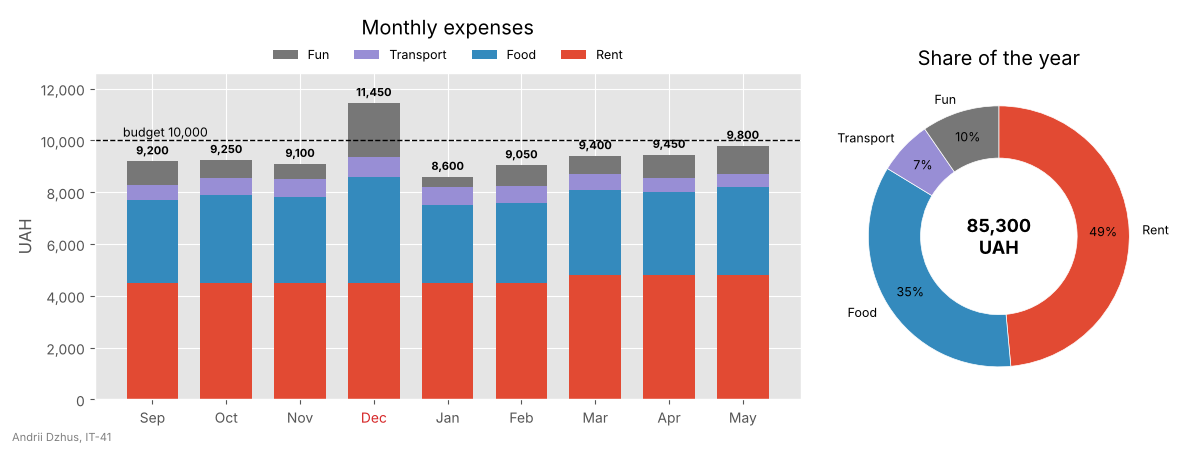

Source code (Python):
import matplotlib.pyplot as plt
import numpy as np
from matplotlib.ticker import StrMethodFormatter

STUDENT_NAME = "Andrii Dzhus"   # ім'я та прізвище транслітерацією
STUDENT_GROUP = "IT-41"   # група

months = ["Sep", "Oct", "Nov", "Dec", "Jan", "Feb", "Mar", "Apr", "May"]
# витрати студента, грн
expenses = {
    "Rent": np.array([4500, 4500, 4500, 4500, 4500, 4500, 4800, 4800, 4800]),
    "Food": np.array([3200, 3400, 3300, 4100, 3000, 3100, 3300, 3200, 3400]),
    "Transport": np.array([600, 650, 700, 750, 700, 650, 600, 550, 500]),
    "Fun": np.array([900, 700, 600, 2100, 400, 800, 700, 900, 1100]),
}
budget = 10000

plt.style.use("ggplot")

fig, (ax_bars, ax_pie) = plt.subplots(
    1, 2, figsize=(12, 4.5), gridspec_kw={"width_ratios": [2, 1]}
)

# --- ліворуч: стовпчики зі стеком ---
x = np.arange(len(months))
bottom = np.zeros(len(months))
colors = {}
for name, values in expenses.items():
    bars = ax_bars.bar(x, values, bottom=bottom, width=0.7, label=name)
    colors[name] = bars.patches[0].get_facecolor()
    bottom += values

totals = bottom
# підписи сум над останнім (верхнім) шаром стеку
ax_bars.bar_label(bars, labels=[f"{t:,.0f}" for t in totals], padding=3,
                  fontsize=8, fontweight="bold")

ax_bars.axhline(budget, color="black", linestyle="--", linewidth=1)
ax_bars.text(-0.4, budget + 150, f"budget {budget:,}", fontsize=9)

ax_bars.set_xticks(x, months)
# місяці з перевищенням бюджету - червоним
for label, total in zip(ax_bars.get_xticklabels(), totals):
    if total > budget:
        label.set_color("tab:red")

ax_bars.set_ylim(0, totals.max() * 1.1)
ax_bars.yaxis.set_major_formatter(StrMethodFormatter("{x:,.0f}"))
ax_bars.set_ylabel("UAH")
ax_bars.set_title("Monthly expenses", pad=28)

# легенда у зворотному порядку: як шари стеку, згори вниз
handles, labels = ax_bars.get_legend_handles_labels()
ax_bars.legend(handles[::-1], labels[::-1], loc="lower center",
               bbox_to_anchor=(0.5, 1.0), ncol=4, frameon=False, fontsize=9)

# --- праворуч: кільцева діаграма за весь рік ---
year_totals = {name: values.sum() for name, values in expenses.items()}
grand_total = sum(year_totals.values())

ax_pie.pie(
    list(year_totals.values()),
    labels=list(year_totals.keys()),
    colors=[colors[name] for name in year_totals],
    autopct="%.0f%%",
    pctdistance=0.8,
    startangle=90,
    counterclock=False,
    wedgeprops={"width": 0.4, "edgecolor": "white"},
    textprops={"fontsize": 9},
)
ax_pie.text(0, 0, f"{grand_total:,}\nUAH", ha="center", va="center",
            fontsize=13, fontweight="bold")
ax_pie.set_title("Share of the year")

fig.text(0.01, 0.02, f"{STUDENT_NAME}, {STUDENT_GROUP}", fontsize=8, color="gray")
fig.tight_layout(rect=(0, 0.02, 1, 1))

fig.savefig("task_2.png", dpi=100)
plt.show()
